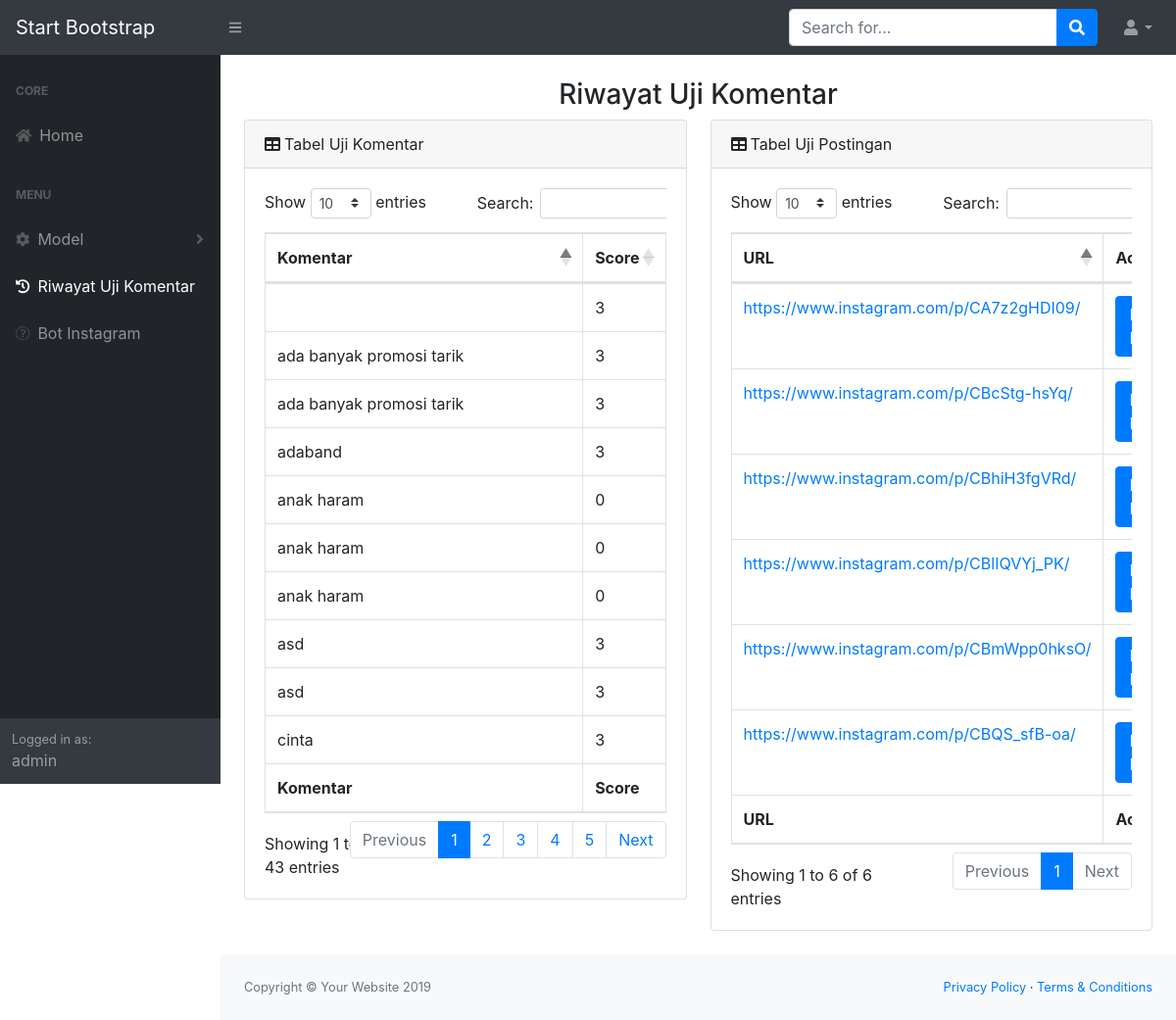
The page /riwayat_uji (signed in) on the database its author committed.
### tables this page shows
CREATE TABLE "riwayat" (
	"id"	INTEGER PRIMARY KEY AUTOINCREMENT,
	"kalimat"	TEXT,
	"label"	INTEGER
);

### app.py (the view)
@app.route('/riwayat_uji',methods=['GET','POST'])
def riwayat_uji():
    x = get_session()
    if x:
        connection = sqlite3.connect('data/Admin.db')
        conn=connection.cursor()
        cursor=conn.execute('SELECT * FROM riwayat')
        item = cursor.fetchall()
        connection.commit()
        conn.close()
        connection.close()
        connection = sqlite3.connect('data/riwayat_instagram.db')
        conn = connection.cursor()
        cursor = conn.execute('SELECT * FROM riwayat_instagram')
        item2 = cursor.fetchall()
        connection.commit()
        conn.close()
        connection.close()
        return render_template('riwayat_uji.html',item1=item,item2=item2)
    else:
        return render_template('session.html', message='No Session Available')

### app.py (called while the page is built)
@app.route('/session')
def get_session():
    if 'username' in session:
        s=session['username']
        return s

### templates/riwayat_uji.html (shortened to what this page needs)
{% extends 'base_admin.html' %}
{% block body %}
<div id="layoutSidenav_content">
                <main>
                    <div class="container-fluid">
                        <h3 class="mt-4" align="center">Riwayat Uji Komentar</h3>
                        <div class="row">
                            <div class="col-xl-6">
                                <div class="card mb-4">
                                <div class="card-header"><i class="fas fa-table mr-1"></i>Tabel Uji Komentar</div>
                                <div class="card-body">
                                    <div class="table-responsive">
                                        <table class="table table-bordered" id="dataTable" width="100%" cellspacing="0">
                                            <thead>
                                            <tr>
                                                <th>Komentar</th>
                                                <th>Score</th>
                                            </tr>
                                            </thead>
                                            <tfoot>
                                            <tr>
                                                <th>Komentar</th>
                                                <th>Score</th>
                                            </tr>
                                            </tfoot>
                                            <tbody>
                                            {% for item in item1 %}
                                            <tr>
                                                <td>{{item[1]}}</td>
                                                <td>{{item[2]}}</td>
                                            </tr>
                                        {% endfor %}
                                            </tbody>
                                        </table>
                                    </div>
                                </div>
                            </div>
                            </div>
                            <div class="col-xl-6">
                                <div class="card mb-4">
                                <div class="card-header"><i class="fas fa-table mr-1"></i>Tabel Uji Postingan</div>
                                <div class="card-body">
                                    <div class="table-responsive">
                                        <table class="table table-bordered" id="dataTable2" width="100%" cellspacing="0">
                                            <thead>
                                            <tr>
                                                <th>URL</th>
                                                <th>Action</th>
                                            </tr>
                                            </thead>
                                            <tfoot>
                                            <tr>
                                                <th>URL</th>
                                                <th>Action</th>
                                            </tr>
                                            </tfoot>
                                            <tbody>
                                            {% for item in item2 %}
                                            <tr>
                                                <td><a href="{{item[0]}}">{{item[0]}}</a></td>
                                                <td><a class="btn btn-primary" href="/hasil_postingan?url={{item[0]}}">Lihat Hasil</a></td>
                                            </tr>
                                            {% endfor %}
                                            </tbody>
                                        </table>
                                    </div>
                                </div>
                            </div>
                            </div>
                        </div>
                    </div>
                </main>
                <footer class="py-4 bg-light mt-auto">
                    <div class="container-fluid">
                        <div class="d-flex align-items-center justify-content-between small">
                            <div class="text-muted">Copyright &copy; Your Website 2019</div>
                            <div>
                                <a href="#">Privacy Policy</a>
                                &middot;
                                <a href="#">Terms &amp; Conditions</a>
                            </div>
                        </div>
                    </div>
                </footer>
            </div>
        </div>
{% endblock %}

### templates/base_admin.html (shortened to what this page needs)
<!DOCTYPE html>
<html lang="en">
    <head>
        <link href="{{ url_for('static', filename='css/styles.css') }}" rel="stylesheet" />
        <link href="https://cdn.datatables.net/1.10.20/css/dataTables.bootstrap4.min.css" rel="stylesheet" />
  </head>
  <body class="sb-nav-fixed">
  <nav class="sb-topnav navbar navbar-expand navbar-dark bg-dark">
            <a class="navbar-brand" href="/admin_home">Start Bootstrap</a><button class="btn btn-link btn-sm order-1 order-lg-0" id="sidebarToggle" href="#"><i class="fas fa-bars"></i></button
            >
            <form class="d-none d-md-inline-block form-inline ml-auto mr-0 mr-md-3 my-2 my-md-0">
                <div class="input-group">
                    <input class="form-control" type="text" placeholder="Search for..." aria-label="Search" aria-describedby="basic-addon2" />
                    <div class="input-group-append">
                        <button class="btn btn-primary" type="button"><i class="fas fa-search"></i></button>
                    </div>
                </div>
            </form>
            <ul class="navbar-nav ml-auto ml-md-0">
                <li class="nav-item dropdown">
                    <a class="nav-link dropdown-toggle" id="userDropdown" href="#" role="button" data-toggle="dropdown" aria-haspopup="true" aria-expanded="false"><i class="fas fa-user fa-fw"></i></a>
                </li>
            </ul>
        </nav>
        <div id="layoutSidenav">
            <div id="layoutSidenav_nav">
                <nav class="sb-sidenav accordion sb-sidenav-dark" id="sidenavAccordion">
                    <div class="sb-sidenav-menu">
                        <div class="nav">
                            <div class="sb-sidenav-menu-heading">Core</div>
                            <a class="nav-link" href="/admin_home"
                                ><div class="sb-nav-link-icon"><i class="fas fa-home"></i></div>
                                Home</a>
                            <div class="sb-sidenav-menu-heading">Menu</div>
                            <a class="nav-link collapsed" href="#" data-toggle="collapse" data-target="#collapseLayouts" aria-expanded="false" aria-controls="collapseLayouts"
                                ><div class="sb-nav-link-icon"><i class="fas fa-cog"></i></div>
                                Model
                                <div class="sb-sidenav-collapse-arrow"><i class="fas fa-angle-down"></i></div
                            ></a>
                            <a class="nav-link" href="/riwayat_uji"
                                ><div class="sb-nav-link-icon"><i class="fas fa-history"></i></div>
                                Riwayat Uji Komentar</a>
                            <a class="nav-link" href="/bot_instagram"
                                ><div class="sb-nav-link-icon"><i class="fas fa-instagram"></i></div>
                                Bot Instagram</a>
                        </div>
                    </div>
                    <div class="sb-sidenav-footer">
                        <div class="small">Logged in as:</div>
                        {{session['username']}}
                    </div>
                </nav>
            </div>
      {% block body %}
      {% endblock %}
  </body>
</html>

### rows shown on the page
riwayat: kalimat "cinta", label "3"
riwayat: label "3"
riwayat: kalimat "anak haram", label "0"
riwayat: kalimat "anak haram", label "0"
riwayat: kalimat "anak haram", label "0"
riwayat: kalimat "adaband", label "3"
riwayat: kalimat "ada banyak promosi tarik", label "3"
riwayat: kalimat "ada banyak promosi tarik", label "3"
riwayat: kalimat "asd", label "3"
riwayat: kalimat "asd", label "3"

### other values the page prints
{{ session['username'] }} "admin"
{{ item[0] }} "https://www.instagram.com/p/CA7z2gHDI09/" "https://www.instagram.com/p/CBlIQVYj_PK/" "https://www.instagram.com/p/CBmWpp0hksO/" "https://www.instagram.com/p/CBhiH3fgVRd/" "https://www.instagram.com/p/CBcStg-hsYq/" "https://www.instagram.com/p/CBQS_sfB-oa/"
